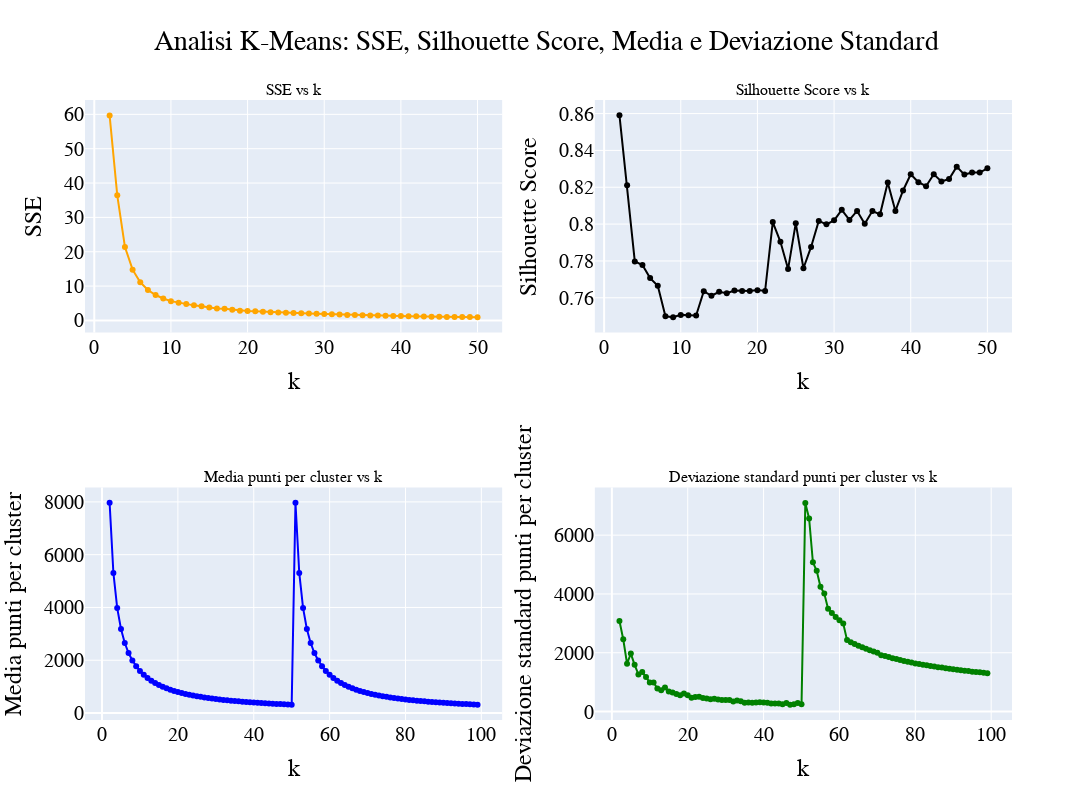

Notebook code cell kept with this figure:
### Code cell
# Crea la figura con due sottotrame (subplots)
fig = make_subplots(rows=2, cols=2, subplot_titles=("SSE vs k", "Silhouette Score vs k", 
                                    "Media punti per cluster vs k", "Deviazione standard punti per cluster vs k"))

# Grafico SSE vs k
fig.add_trace(
    go.Scatter(x = [x + 2 for x in range(len(sse_list))], y=sse_list, line=dict(color='#FFA500'), mode='lines+markers', name="SSE"),
    row=1, col=1
)
fig.update_xaxes(title_text="k", row=1, col=1)
fig.update_yaxes(title_text="SSE", row=1, col=1)

# Grafico Silhouette Score vs k
fig.add_trace(
    go.Scatter(x = [x + 2 for x in range(len(sil_list))], y=sil_list, line=dict(color='black'), mode='lines+markers', name="Silhouette"),
    row=1, col=2
)
fig.update_xaxes(title_text="k", row=1, col=2)
fig.update_yaxes(title_text="Silhouette Score", row=1, col=2)

# Grafico Media punti per cluster vs k
fig.add_trace(
    go.Scatter(x=[x + 2 for x in range(len(mean_points_per_cluster))], y=mean_points_per_cluster, 
               line=dict(color='blue'), mode='lines+markers', name="Media punti per cluster"),
    row=2, col=1
)
fig.update_xaxes(title_text="k", row=2, col=1)
fig.update_yaxes(title_text="Media punti per cluster", row=2, col=1)

# Grafico Deviazione standard punti per cluster vs k
fig.add_trace(
    go.Scatter(x=[x + 2 for x in range(len(std_points_per_cluster))], y=std_points_per_cluster, 
               line=dict(color='green'), mode='lines+markers', name="Deviazione standard"),
    row=2, col=2
)

fig.update_xaxes(title_text="k", row=2, col=2)
fig.update_yaxes(title_text="Deviazione standard punti per cluster", row=2, col=2)

# # Layout generale della figura
# fig.update_layout(title_text="OD: SSE and Silhouette Score",
#                   showlegend=False, title_x=0.5,font=dict(
#         family="Arial",  # Font family
#         size=20,         # Font size for all text elements
#         color="Black"
#                       ))    # Font color for all text elements)

fig.layout.update(
    title_text="Analisi K-Means: SSE, Silhouette Score, Media e Deviazione Standard",
    showlegend=False,
    title_x=0.5,
    font=dict(family="Arial", size=20, color="Black"),
    width=1200,  # Aumenta larghezza
    height=800   # Aumenta altezza
)

# Mostra il grafico
fig.show()

### Figure 1 — Plotly figure (JSON) as saved in the notebook; plotly's stock layout.template omitted (floating-point values rounded to 4 significant figures)
{"data": [{"line": {"color": "#FFA500"}, "mode": "lines+markers", "name": "SSE", "type": "scatter", "x": [2, 3, 4, 5, 6, 7, 8, 9, 10, 11, 12, 13, 14, 15, 16, 17, 18, 19, 20, 21, 22, 23, 24, 25, 26, 27, 28, 29, 30, 31, 32, 33, 34, 35, 36, 37, 38, 39, 40, 41, 42, 43, 44, 45, 46, 47, 48, 49, 50], "xaxis": "x", "y": [59.71, 36.42, 21.38, 14.78, 11.1, 8.855, 7.4, 6.38, 5.62, 5.176, 4.773, 4.389, 4.119, 3.753, 3.459, 3.367, 3.093, 2.844, 2.727, 2.65, 2.53, 2.399, 2.312, 2.243, 2.163, 2.076, 1.983, 1.929, 1.851, 1.766, 1.733, 1.606, 1.581, 1.524, 1.464, 1.408, 1.327, 1.32, 1.267, 1.23, 1.194, 1.168, 1.105, 1.069, 1.031, 1.002, 0.9935, 0.9713, 0.9626], "yaxis": "y"}, {"line": {"color": "black"}, "mode": "lines+markers", "name": "Silhouette", "type": "scatter", "x": [2, 3, 4, 5, 6, 7, 8, 9, 10, 11, 12, 13, 14, 15, 16, 17, 18, 19, 20, 21, 22, 23, 24, 25, 26, 27, 28, 29, 30, 31, 32, 33, 34, 35, 36, 37, 38, 39, 40, 41, 42, 43, 44, 45, 46, 47, 48, 49, 50], "xaxis": "x2", "y": [0.859, 0.8211, 0.7797, 0.7777, 0.7707, 0.7665, 0.75, 0.7495, 0.7507, 0.7506, 0.7504, 0.7636, 0.7611, 0.7632, 0.7624, 0.764, 0.7636, 0.7637, 0.7642, 0.7637, 0.8011, 0.7904, 0.7756, 0.8005, 0.776, 0.7876, 0.8017, 0.7999, 0.802, 0.8077, 0.8022, 0.8072, 0.8002, 0.8071, 0.8053, 0.8226, 0.8071, 0.8183, 0.8271, 0.8228, 0.8205, 0.827, 0.8231, 0.8245, 0.8312, 0.8269, 0.828, 0.828, 0.8303], "yaxis": "y2"}, {"line": {"color": "blue"}, "mode": "lines+markers", "name": "Media punti per cluster", "type": "scatter", "x": [2, 3, 4, 5, 6, 7, 8, 9, 10, 11, 12, 13, 14, 15, 16, 17, 18, 19, 20, 21, 22, 23, 24, 25, 26, 27, 28, 29, 30, 31, 32, 33, 34, 35, 36, 37, 38, 39, 40, 41, 42, 43, 44, 45, 46, 47, 48, 49, 50, 51, 52, 53, 54, 55, 56, 57, 58, 59, 60, 61, 62, 63, 64, 65, 66, 67, 68, 69, 70, 71, 72, 73, 74, 75, 76, 77, 78, 79, 80, 81, 82, 83, 84, 85, 86, 87, 88, 89, 90, 91, 92, 93, 94, 95, 96, 97, 98, 99], "xaxis": "x3", "y": [7962.0, 5308.0, 3981.0, 3185, 2654.0, 2275, 1991.0, 1769.0, 1592.0, 1448.0, 1327.0, 1225, 1138.0, 1062.0, 995.3, 936.8, 884.7, 838.2, 796.2, 758.3, 723.9, 692.4, 663.5, 637, 612.5, 589.8, 568.8, 549.1, 530.8, 513.7, 497.7, 482.6, 468.4, 455, 442.4, 430.4, 419.1, 408.3, 398.1, 388.4, 379.2, 370.3, 361.9, 353.9, 346.2, 338.8, 331.8, 325, 318.5, 7962.0, 5308.0, 3981.0, 3185, 2654.0, 2275, 1991.0, 1769.0, 1592.0, 1448.0, 1327.0, 1225, 1138.0, 1062.0, 995.3, 936.8, 884.7, 838.2, 796.2, 758.3, 723.9, 692.4, 663.5, 637, 612.5, 589.8, 568.8, 549.1, 530.8, 513.7, 497.7, 482.6, 468.4, 455, 442.4, 430.4, 419.1, 408.3, 398.1, 388.4, 379.2, 370.3, 361.9, 353.9, 346.2, 338.8, 331.8, 325, 318.5], "yaxis": "y3"}, {"line": {"color": "green"}, "mode": "lines+markers", "name": "Deviazione standard", "type": "scatter", "x": [2, 3, 4, 5, 6, 7, 8, 9, 10, 11, 12, 13, 14, 15, 16, 17, 18, 19, 20, 21, 22, 23, 24, 25, 26, 27, 28, 29, 30, 31, 32, 33, 34, 35, 36, 37, 38, 39, 40, 41, 42, 43, 44, 45, 46, 47, 48, 49, 50, 51, 52, 53, 54, 55, 56, 57, 58, 59, 60, 61, 62, 63, 64, 65, 66, 67, 68, 69, 70, 71, 72, 73, 74, 75, 76, 77, 78, 79, 80, 81, 82, 83, 84, 85, 86, 87, 88, 89, 90, 91, 92, 93, 94, 95, 96, 97, 98, 99], "xaxis": "x4", "y": [3080.0, 2459.0, 1626.0, 1970.0, 1588.0, 1264.0, 1346.0, 1178.0, 990.0, 986.6, 785.4, 727.9, 820.4, 680.4, 649.2, 595.1, 554.1, 613.9, 555.8, 472.5, 491.8, 502.9, 462.9, 440.0, 422.0, 431.4, 412.7, 396.3, 392.0, 393.4, 339.0, 377.3, 353.4, 303.0, 310.6, 299.0, 303.6, 319.6, 307.5, 298.7, 274.7, 272.3, 274.8, 247.8, 287.2, 235.0, 250.1, 287.7, 250.3, 7098.0, 6569.0, 5076.0, 4790.0, 4244.0, 4012.0, 3497.0, 3355.0, 3220.0, 3105.0, 2993.0, 2430.0, 2355.0, 2299.0, 2240.0, 2186.0, 2136.0, 2087.0, 2042.0, 2000.0, 1912.0, 1888.0, 1855.0, 1809.0, 1790.0, 1756.0, 1720.0, 1691.0, 1668.0, 1638.0, 1620.0, 1594.0, 1574.0, 1549.0, 1532.0, 1508.0, 1494.0, 1474.0, 1454.0, 1438.0, 1424.0, 1406.0, 1391.0, 1376.0, 1353.0, 1348.0, 1335.0, 1322.0, 1301.0], "yaxis": "y4"}], "layout": {"annotations": [{"font": {"size": 16}, "showarrow": false, "text": "SSE vs k", "x": 0.225, "xanchor": "center", "xref": "paper", "y": 1, "yanchor": "bottom", "yref": "paper"}, {"font": {"size": 16}, "showarrow": false, "text": "Silhouette Score vs k", "x": 0.775, "xanchor": "center", "xref": "paper", "y": 1, "yanchor": "bottom", "yref": "paper"}, {"font": {"size": 16}, "showarrow": false, "text": "Media punti per cluster vs k", "x": 0.225, "xanchor": "center", "xref": "paper", "y": 0.375, "yanchor": "bottom", "yref": "paper"}, {"font": {"size": 16}, "showarrow": false, "text": "Deviazione standard punti per cluster vs k", "x": 0.775, "xanchor": "center", "xref": "paper", "y": 0.375, "yanchor": "bottom", "yref": "paper"}], "font": {"color": "Black", "family": "Arial", "size": 20}, "height": 800, "showlegend": false, "title": {"text": "Analisi K-Means: SSE, Silhouette Score, Media e Deviazione Standard", "x": 0.5}, "width": 1200, "xaxis": {"anchor": "y", "domain": [0, 0.45], "title": {"text": "k"}}, "xaxis2": {"anchor": "y2", "domain": [0.55, 1], "title": {"text": "k"}}, "xaxis3": {"anchor": "y3", "domain": [0, 0.45], "title": {"text": "k"}}, "xaxis4": {"anchor": "y4", "domain": [0.55, 1], "title": {"text": "k"}}, "yaxis": {"anchor": "x", "domain": [0.625, 1], "title": {"text": "SSE"}}, "yaxis2": {"anchor": "x2", "domain": [0.625, 1], "title": {"text": "Silhouette Score"}}, "yaxis3": {"anchor": "x3", "domain": [0, 0.375], "title": {"text": "Media punti per cluster"}}, "yaxis4": {"anchor": "x4", "domain": [0, 0.375], "title": {"text": "Deviazione standard punti per cluster"}}}}
